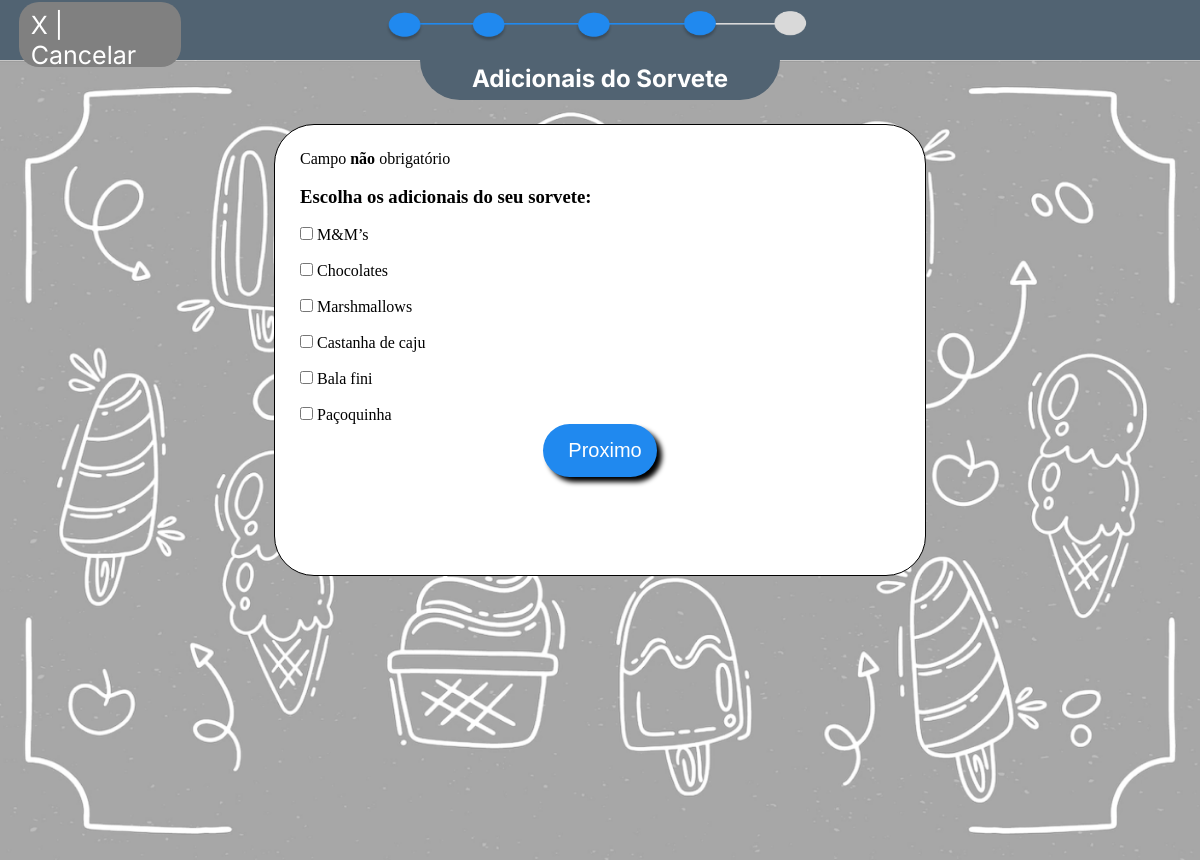
The app's page /pedir/adicionaisSorvete.php (signed in) with its own data.
### tables this page shows
CREATE TABLE `adicionais` (
  `id` int(11) NOT NULL,
  `nome` varchar(666) NOT NULL,
  `preco` decimal(10,2) NOT NULL
);

### classes/isfrio.php (called while the page is built, shortened)
<?php
class isfrio{
    public function procurarAdiconais(){
        global $pdo;
        $sql= $pdo->prepare("SELECT * FROM adicionais");
        $sql-> execute();
        if($sql->rowCount()>0):
            $dados = $sql->fetchAll();
            return $dados;
        else:
            return [];
        endif;
    }
}
?>

### pedir/adicionaisSorvete.php (the view, shortened to what this page needs)
<?php
    require_once '../classes/isfrio.php';
    $u = new isfrio();
?>
<!DOCTYPE html>
<html lang="pt-br">
<head>
    <link rel="stylesheet" href="../styles/pedir1.css">
</head>
<body>
    <div id="navegador">
        <a href="../home.php" id="cancelar"><p>X | Cancelar</p></a>
        <img src="../imagens/navegador4.png" id="imgNavegador" alt="" width="450px" height="50px">
    </div>
    <div id="background">
        <div id="etapa">
            <h2>Adicionais do Sorvete</h2>
        </div>
        <div id="campo">
        <form method="post">
        <p>Campo <strong>não</strong> obrigatório</p>
        <br>
        <h3>Escolha os adicionais do seu sorvete:</h3>
            <?php
                $u->conectar("isfrio", "localhost", "root", "");
                $adicionais = $u->procurarAdiconais();
                for($i=0; $i<count($adicionais); $i++){
                    $nome = $adicionais[$i]["nome"];
                    $id = $adicionais[$i]["id"];
                    echo "
                    <br>
                        <input type='checkbox' name='adicionais[]' value='$id' id='$id'>
                        <label for='$id'>$nome</label>
                    <br>
                    ";
                }
            ?>
                <input type="submit" value="Proximo" name="proximo" class="btnProximo">
            </form>
        </div>
    </div>
</body>
</html>

### styles/pedir1.css (style rules this page uses)
* { padding: 0px; margin: 0px; }
#navegador { display: grid; grid-template-columns: 1fr 1fr 1fr; background-color: rgb(81,99,114); height: 60px; }
#imgNavegador { grid-column-start: 2; grid-column-end: 3; }
#cancelar { grid-column-start: 1; grid-column-end: 1; margin-top: 2px; margin-left: 5%; text-decoration: none; color: white; font-size: 25px; font-family: 'Inter', sans-serif; background-color: gray; height: 63%; width: 38%; padding: 8px; border-radius: 20px; padding-left: 12px; }
#etapa { background-color: rgb(81,99,114); margin-left: 35%; margin-right: 35%; height: 40px; border-top: none; border-bottom-right-radius: 50px; border-bottom-left-radius: 50px; color: white; }
#background { background-image: url('../imagens/backgroundMontar.png'); background-size: 100% 100%; display: block; height:auto; width:auto; background-repeat: no-repeat; min-width: 100vh; min-height: 100vh; }
h2 { padding-top: 1%; text-align: center; font-family: 'Inter', sans-serif; }
#campo { padding-bottom: 2%; }
form { padding: 25px; background-color: white; margin-top: 2%; margin-left: auto; margin-right: auto; width: 6em; width: 600px; border: 1px solid black; border-radius: 40px; height:auto; overflow:hidden; min-height: 400px; }
.btnProximo { background-color: rgb(32, 137, 239); color: white; font-size: 20px; border: none; border-radius: 50px; box-shadow: 5px 5px 5px black; padding: 15px; padding-left: 25px; padding-rigth: 25px; display: block; margin-left: auto; margin-right: auto; }

### records on screen
adicionais: nome "M&M’s"
adicionais: nome "Chocolates"
adicionais: nome "Marshmallows"
adicionais: nome "Castanha de caju"
adicionais: nome "Bala fini"
adicionais: nome "Paçoquinha"
